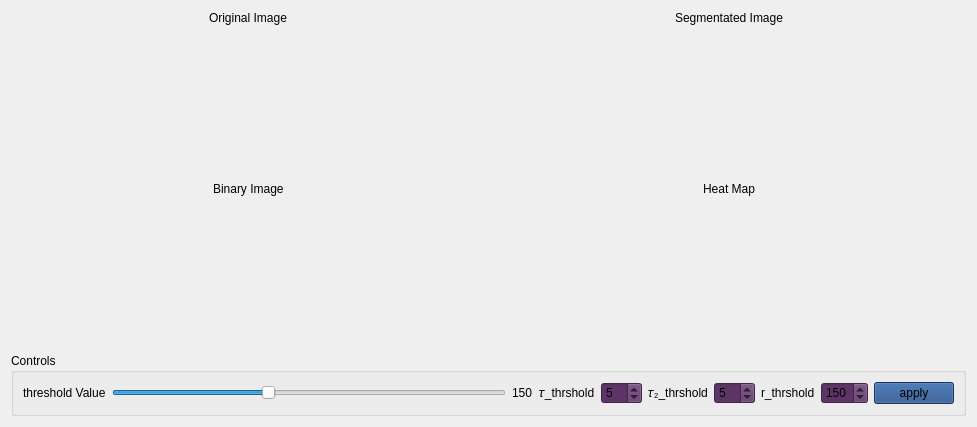
<?xml version="1.0" encoding="UTF-8"?>
<ui version="4.0">
 <class>Form</class>
 <widget class="QWidget" name="Form">
  <property name="geometry">
   <rect>
    <x>0</x>
    <y>0</y>
    <width>977</width>
    <height>427</height>
   </rect>
  </property>
  <property name="windowTitle">
   <string>Form</string>
  </property>
  <layout class="QHBoxLayout" name="horizontalLayout_5">
   <item>
    <layout class="QVBoxLayout" name="verticalLayout">
     <item>
      <layout class="QHBoxLayout" name="horizontalLayout_4">
       <item>
        <layout class="QVBoxLayout" name="image_layout">
         <item alignment="Qt::AlignHCenter">
          <widget class="QLabel" name="label_2">
           <property name="styleSheet">
            <string notr="true">font: 75 italic 13pt &quot;Ubuntu Condensed&quot;;
</string>
           </property>
           <property name="text">
            <string>Original Image</string>
           </property>
          </widget>
         </item>
         <item>
          <spacer name="verticalSpacer">
           <property name="orientation">
            <enum>Qt::Vertical</enum>
           </property>
           <property name="sizeHint" stdset="0">
            <size>
             <width>20</width>
             <height>40</height>
            </size>
           </property>
          </spacer>
         </item>
        </layout>
       </item>
       <item>
        <layout class="QVBoxLayout" name="segmentation_layout">
         <item alignment="Qt::AlignHCenter">
          <widget class="QLabel" name="label">
           <property name="styleSheet">
            <string notr="true">font: 75 italic 12pt &quot;Ubuntu Condensed&quot;;</string>
           </property>
           <property name="text">
            <string>Segmentated Image</string>
           </property>
          </widget>
         </item>
         <item>
          <spacer name="verticalSpacer_3">
           <property name="orientation">
            <enum>Qt::Vertical</enum>
           </property>
           <property name="sizeHint" stdset="0">
            <size>
             <width>20</width>
             <height>40</height>
            </size>
           </property>
          </spacer>
         </item>
        </layout>
       </item>
      </layout>
     </item>
     <item>
      <layout class="QHBoxLayout" name="horizontalLayout">
       <item>
        <layout class="QVBoxLayout" name="Binary_image_layout">
         <item alignment="Qt::AlignHCenter">
          <widget class="QLabel" name="label_4">
           <property name="styleSheet">
            <string notr="true">font: 75 italic 12pt &quot;Ubuntu Condensed&quot;;</string>
           </property>
           <property name="text">
            <string>Binary Image</string>
           </property>
          </widget>
         </item>
         <item>
          <spacer name="verticalSpacer_2">
           <property name="orientation">
            <enum>Qt::Vertical</enum>
           </property>
           <property name="sizeHint" stdset="0">
            <size>
             <width>20</width>
             <height>40</height>
            </size>
           </property>
          </spacer>
         </item>
        </layout>
       </item>
       <item>
        <layout class="QVBoxLayout" name="heatmap_layout">
         <item alignment="Qt::AlignHCenter">
          <widget class="QLabel" name="label_3">
           <property name="styleSheet">
            <string notr="true">font: 75 italic 12pt &quot;Ubuntu Condensed&quot;;</string>
           </property>
           <property name="text">
            <string>Heat Map</string>
           </property>
          </widget>
         </item>
         <item>
          <spacer name="verticalSpacer_4">
           <property name="orientation">
            <enum>Qt::Vertical</enum>
           </property>
           <property name="sizeHint" stdset="0">
            <size>
             <width>20</width>
             <height>40</height>
            </size>
           </property>
          </spacer>
         </item>
        </layout>
       </item>
      </layout>
     </item>
     <item>
      <widget class="QGroupBox" name="groupBox">
       <property name="title">
        <string>Controls</string>
       </property>
       <layout class="QHBoxLayout" name="horizontalLayout_2">
        <item>
         <widget class="QLabel" name="label_8">
          <property name="text">
           <string>threshold Value</string>
          </property>
         </widget>
        </item>
        <item>
         <widget class="QSlider" name="threshold_value">
          <property name="maximum">
           <number>255</number>
          </property>
          <property name="singleStep">
           <number>15</number>
          </property>
          <property name="value">
           <number>100</number>
          </property>
          <property name="orientation">
           <enum>Qt::Horizontal</enum>
          </property>
         </widget>
        </item>
        <item>
         <widget class="QLabel" name="thershold_value">
          <property name="text">
           <string>150</string>
          </property>
         </widget>
        </item>
        <item>
         <widget class="QLabel" name="label_7">
          <property name="text">
           <string>𝜏_thrshold</string>
          </property>
         </widget>
        </item>
        <item>
         <widget class="QSpinBox" name="thrshold1">
          <property name="styleSheet">
           <string notr="true">background-color: rgb(92, 53, 102);</string>
          </property>
          <property name="frame">
           <bool>true</bool>
          </property>
          <property name="maximum">
           <number>50</number>
          </property>
          <property name="value">
           <number>5</number>
          </property>
         </widget>
        </item>
        <item>
         <widget class="QLabel" name="label_6">
          <property name="text">
           <string>𝜏₂_thrshold</string>
          </property>
         </widget>
        </item>
        <item>
         <widget class="QSpinBox" name="thrshold2">
          <property name="styleSheet">
           <string notr="true">background-color: rgb(92, 53, 102);</string>
          </property>
          <property name="maximum">
           <number>50</number>
          </property>
          <property name="value">
           <number>5</number>
          </property>
         </widget>
        </item>
        <item>
         <widget class="QLabel" name="label_5">
          <property name="maximumSize">
           <size>
            <width>85</width>
            <height>16777215</height>
           </size>
          </property>
          <property name="text">
           <string>r_thrshold</string>
          </property>
         </widget>
        </item>
        <item>
         <widget class="QSpinBox" name="thrshold_r">
          <property name="maximumSize">
           <size>
            <width>75</width>
            <height>16777215</height>
           </size>
          </property>
          <property name="cursor">
           <cursorShape>PointingHandCursor</cursorShape>
          </property>
          <property name="styleSheet">
           <string notr="true">background-color: rgb(92, 53, 102);</string>
          </property>
          <property name="frame">
           <bool>true</bool>
          </property>
          <property name="specialValueText">
           <string/>
          </property>
          <property name="keyboardTracking">
           <bool>true</bool>
          </property>
          <property name="maximum">
           <number>500</number>
          </property>
          <property name="singleStep">
           <number>20</number>
          </property>
          <property name="value">
           <number>150</number>
          </property>
         </widget>
        </item>
        <item>
         <widget class="QPushButton" name="segmentation_btn">
          <property name="cursor">
           <cursorShape>PointingHandCursor</cursorShape>
          </property>
          <property name="styleSheet">
           <string notr="true">background-color: rgb(32, 74, 135);</string>
          </property>
          <property name="text">
           <string>apply</string>
          </property>
         </widget>
        </item>
       </layout>
      </widget>
     </item>
    </layout>
   </item>
  </layout>
 </widget>
 <resources/>
 <connections/>
</ui>
